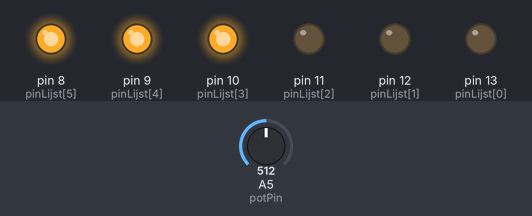
A sketch run on a simulated Arduino Uno, built with avr-gcc and run on an emulated ATmega328P. Parts: output pins drawn as LEDs (lit = HIGH). The test bench sets the inputs (shaded band); at power-on: A5 (potPin) = 512.

Above: at 1.2 s.
1.3 s: A5 (potPin) set to 665
2.8 s: A5 (potPin) set to 687
At 3.8 s:
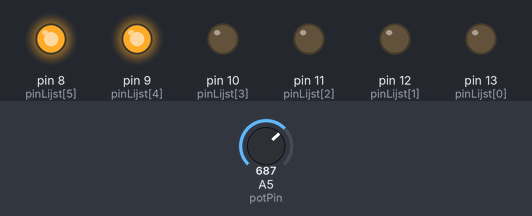
4.3 s: A5 (potPin) set to 838
5.8 s: A5 (potPin) set to 858
At 6.1 s:
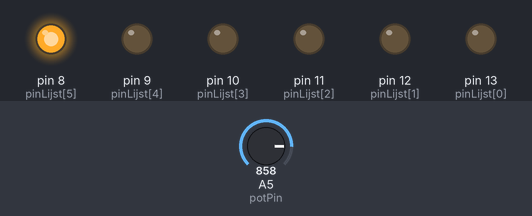
7.3 s: A5 (potPin) set to 1008
8.8 s: A5 (potPin) set to 1020
At 9.6 s:
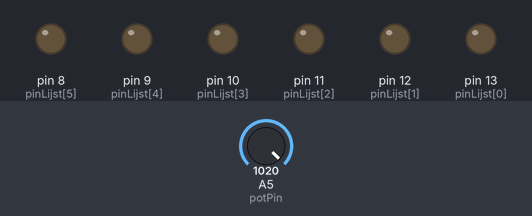
Timing chart, 0 to 11.3 s (numbered marks = the images above; inputs shaded):
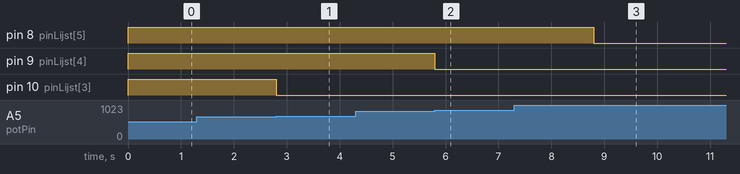

Measured:
- the behaviour switches between 679 and 680 on A5 (potPin) (found by bisection; images 0 and 1)
- the behaviour switches between 849 and 850 on A5 (potPin) (found by bisection; images 1 and 2)
- the behaviour switches between 1019 and 1020 on A5 (potPin) (found by bisection; images 2 and 3)
- after the input at 1.3 s, every drawn part: stays the same
- after the input at 2.8 s, pin 10 (pinLijst[3]): HIGH → LOW at once
- after the input at 4.3 s, every drawn part: stays the same
- after the input at 5.8 s, pin 9 (pinLijst[4]): HIGH → LOW at once
- after the input at 7.3 s, every drawn part: stays the same
- after the input at 8.8 s, pin 8 (pinLijst[5]): HIGH → LOW at once

The sketch:

arduino-code.ino
```cpp
// Analoge pin voor de potmeter.
const int potPin = A5;
// Waarde van de potmeter.
int potWaarde = 0;
// Array met de pin nummers van de Ledlampjes.
int pinLijst[] = {13, 12, 11, 10, 9, 8};
// Bereken de hoeveelheid ledjes we hebben.
// sizeof geeft totale bytes terug, niet de elementen.
// Daarom delen we de totale bytes door de hoeveelheid bytes van 1 element.
const int pinAantal = sizeof(pinLijst) / sizeof(pinLijst[0]);

// Deze code wordt 1 keer uitgevoerd na opstarten.
void setup() {
  // For loop om door het aantal LED lampjes te gaan.
  for (int x = 0; x < pinAantal; x++){
    // Voor elk lampje, roep stelLedsIn() aan. Geef de huidige led mee.
    stelLedsIn(x);
  }
}

// Blijft constant deze code loopen tijdens dat de arduino aan is.
void loop(){
  // Waarde van de potmeter lezen.
  potWaarde = analogRead(potPin);
  // Roep deze functie aan om mogelijk de leds te veranderen en geef de potWaarde mee.
  veranderLeds(potWaarde);
}

/* Functie om de lampjes te initialiseren.

@param1 positie = De positie van de lamp in de pinLijst array.
*/
void stelLedsIn(int positie){
  // Zorgt dat de pins een output worden bij elk lampje.
  pinMode(pinLijst[positie], OUTPUT);
}

/*
Functie om lampjes te veranderen.

@param1 potmeterWaarde = De waarde van de potmeter die we uitlezen.
@author: https://www.arduino.cc/en/Tutorial/BuiltInExamples/BarGraph/
*/
void veranderLeds(int potmeterWaarde){
  // Verdeel eerst de maximale waarde van de potmeter over het aantal lampjes.
  // Dan word de huidige waarde van de potmeter gedeeld door de waarde van elk vlak.
  // Het resultaat is het aantal ledjes dat uitgezet moet worden.
  int aantalLedsUit = potmeterWaarde / (1024 / pinAantal);

  // For loop om door de hoeveelheid pins te gaan.
  for (int x = 0; x < pinAantal; x++) {
    // Voor elke LED, kijk of de indexwaarde van de LED
    // kleiner is dan de hoeveelheid LED's om uit te zetten.
    if (x < aantalLedsUit) {
      // Als dit zo is, betekent dat deze LED uit moet.
      digitalWrite(pinLijst[x], LOW);
    } else {
      // Zo niet, dan blijft hij aan, of gaat hij dus weer terug aan.
      digitalWrite(pinLijst[x], HIGH);
    }
  }
}
```
